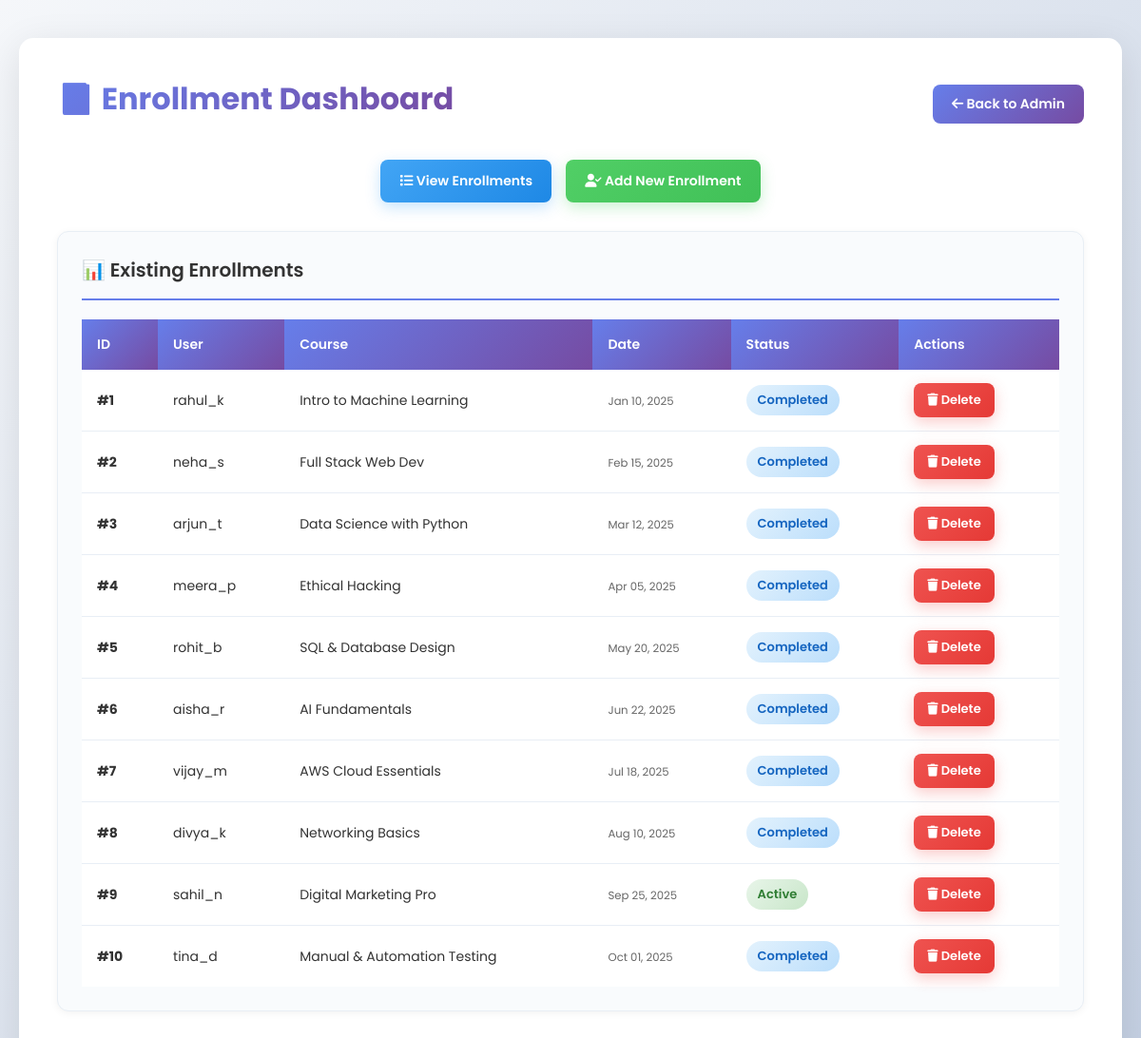
/enrollments (signed in), run on the app's committed database.
### app/models.py (models this page shows, shortened)
class Enrollments(db.Model):
    enrollment_id = db.Column(db.Integer, primary_key=True)
    user_id = db.Column(db.Integer, db.ForeignKey('users.user_id'))
    course_id = db.Column(db.Integer, db.ForeignKey('courses.course_id'))
    enrollment_date = db.Column(db.DateTime, default=datetime.utcnow)
    status = db.Column(db.String(20), default='Active')
    def update_status(self):
        if not self.course:
            return
        duration_days = self.course.get_duration_days()
        end_date = self.enrollment_date + timedelta(days=duration_days)
        today = datetime.utcnow()
        if today < self.enrollment_date:
            self.status = "Upcoming"
        elif today > end_date:
            self.status = "Completed"
        else:
            self.status = "Active"

class Users(UserMixin, db.Model):
    user_id = db.Column(db.Integer, primary_key=True)
    username = db.Column(db.String(50))
    email = db.Column(db.String(100))
    password = db.Column(db.String(50))
    enrollments = db.relationship('Enrollments', backref='user', lazy=True)

class Courses(db.Model):
    course_id = db.Column(db.Integer, primary_key=True)
    course_name = db.Column(db.String(100))
    instructor_id = db.Column(db.Integer, db.ForeignKey('instructors.instructor_id'))
    duration = db.Column(db.String(20))  # Example: "8 weeks"
    enrollments = db.relationship('Enrollments', backref='course', lazy=True)
    def get_duration_days(self):
        if not self.duration:
            return 0
        parts = self.duration.split()
        try:
            number = int(parts[0])
            unit = parts[1].lower()
            if "week" in unit:
                return number * 7
            elif "day" in unit:
                return number
            elif "month" in unit:
                return number * 30
            else:
                return number
        except Exception:
            return 0

### app/routes/auth.py (the view)
@auth.route('/enrollments')
@login_required
def enrollment_dashboard():
    data = Enrollments.query.all()
    for e in data:
        e.update_status()
    db.session.commit()
    return render_template('Enrollment_dashboard.html', data=data)

### app/routes/auth.py (called while the page is built)
def login_required(f):
    @wraps(f)
    def decorated(*args, **kwargs):
        if current_user.is_authenticated or ('admin' in session):
            return f(*args, **kwargs)
        flash('Please log in to access that page.', 'error')
        return redirect(url_for('auth.login'))
    return decorated

### app/templates/Enrollment_dashboard.html (shortened to what this page needs)
{% extends "base.html" %}
{% block content %}
<div class="container">
  <div style="display: flex; justify-content: space-between; align-items: center; margin-bottom: 30px;">
    <h1>📘 Enrollment Dashboard</h1>
    <a href="{{ url_for('auth.admin_dashboard') }}" style="text-decoration: none;">
      <button style="background: linear-gradient(135deg, #667eea 0%, #764ba2 100%); color: white; padding: 10px 20px; border: none; border-radius: 8px; cursor: pointer; font-weight: 600; transition: all 0.3s ease;">
        <i class="fas fa-arrow-left"></i> Back to Admin
      </button>
    </a>
  </div>
  <div class="add-btn-container" style="display: flex; gap: 15px; justify-content: center; margin-bottom: 30px;">
    <a href="{{ url_for('auth.enrollment_dashboard') }}" style="text-decoration: none;">
      <button id="viewBtn" class="view-btn" style="font-weight: 600;">
        <i class="fas fa-list"></i> View Enrollments
      </button>
    </a>
    <a href="{{ url_for('auth.add_enrollment_page') }}" style="text-decoration: none;">
      <button id="addBtn" class="insert-btn" style="font-weight: 600;">
        <i class="fas fa-user-check"></i> Add New Enrollment
      </button>
    </a>
  </div>
  <div id="viewForm" class="card" style="animation: fadeInUp 0.3s ease-out;">
    <h2>📊 Existing Enrollments</h2>
    <table>
      <thead>
        <tr>
          <th>ID</th>
          <th>User</th>
          <th>Course</th>
          <th>Date</th>
          <th>Status</th>
          <th>Actions</th>
        </tr>
      </thead>
      <tbody>
        {% for e in data %}
        <tr>
          <td><strong>#{{ e.enrollment_id }}</strong></td>
          <td>{{ e.user.username }}</td>
          <td>{{ e.course.course_name }}</td>
          <td>
            <small style="color: #666;">
              {{ e.enrollment_date.strftime('%b %d, %Y') if e.enrollment_date else 'N/A' }}
            </small>
          </td>
          <td>
            <span class="status {{ e.status|lower }}">
              {{ e.status }}
            </span>
          </td>
          <td>
            <button onclick="confirmDelete({{ e.enrollment_id }})" class="delete-btn" title="Delete enrollment">
              <i class="fas fa-trash"></i> Delete
            </button>
          </td>
        </tr>
        {% endfor %}
      </tbody>
    </table>
  </div>
</div>
{% endblock %}

### app/static/css/style.css (style rules this page uses)
* { margin: 0; padding: 0; box-sizing: border-box; }
body { font-family: 'Poppins', sans-serif; background: #f0f2f5; color: #333; min-height: 100vh; }
.container { background: white; border-radius: 15px; padding: 40px; box-shadow: 0 10px 40px rgba(0, 0, 0, 0.1); animation: fadeInUp 0.6s ease-out; }
.container h1 { font-size: 32px; font-weight: 700; margin-bottom: 10px; background: linear-gradient(135deg, #667eea 0%, #764ba2 100%); -webkit-background-clip: text; -webkit-text-fill-color: transparent; background-clip: text; }
.container h2 { font-size: 24px; font-weight: 600; color: #333; margin-bottom: 20px; padding-bottom: 15px; border-bottom: 2px solid #667eea; }
button, .btn { font-family: 'Poppins', sans-serif; border: none; border-radius: 8px; padding: 12px 20px; font-weight: 600; cursor: pointer; transition: all 0.3s ease; font-size: 14px; text-decoration: none; display: inline-block; }
.insert-btn { background: linear-gradient(135deg, #51cf66 0%, #40c057 100%); color: white; box-shadow: 0 5px 15px rgba(81, 207, 102, 0.3); }
.view-btn { background: linear-gradient(135deg, #42a5f5 0%, #1e88e5 100%); color: white; box-shadow: 0 5px 15px rgba(66, 165, 245, 0.3); }
.delete-btn { background: linear-gradient(135deg, #ef5350 0%, #e53935 100%); color: white; box-shadow: 0 5px 15px rgba(239, 83, 80, 0.3); padding: 8px 14px; font-size: 13px; }
.add-btn-container { margin: 30px 0; text-align: center; }
.card { background: #f9fbfd; border-radius: 12px; padding: 25px; margin: 20px 0; border: 1px solid #e8eef5; box-shadow: 0 2px 8px rgba(0, 0, 0, 0.05); }
.card h2 { font-size: 20px; color: #333; margin-bottom: 20px; font-weight: 600; }
table { width: 100%; border-collapse: collapse; margin-top: 20px; background: white; }
th { background: linear-gradient(135deg, #667eea 0%, #764ba2 100%); color: white; padding: 16px; text-align: left; font-weight: 600; font-size: 14px; }
td { padding: 14px 16px; border-bottom: 1px solid #e8eef5; font-size: 14px; }
tr:last-child td { border-bottom: none; }
td button, td a button { margin-right: 8px; }
.status { padding: 6px 12px; border-radius: 20px; font-size: 13px; font-weight: 600; display: inline-block; }
.status.active { background: linear-gradient(135deg, #e8f5e9 0%, #c8e6c9 100%); color: #2e7d32; }
.status.completed { background: linear-gradient(135deg, #e3f2fd 0%, #bbdefb 100%); color: #1565c0; }

### data on the page
Enrollments: enrollment_id "1", user.username "rahul_k", course.course_name "Intro to Machine Learning", enrollment_date "Jan 10, 2025", status "Completed"
Enrollments: enrollment_id "2", user.username "neha_s", course.course_name "Full Stack Web Dev", enrollment_date "Feb 15, 2025", status "Completed"
Enrollments: enrollment_id "3", user.username "arjun_t", course.course_name "Data Science with Python", enrollment_date "Mar 12, 2025", status "Completed"
Enrollments: enrollment_id "4", user.username "meera_p", course.course_name "Ethical Hacking", enrollment_date "Apr 05, 2025", status "Completed"
Enrollments: enrollment_id "5", user.username "rohit_b", course.course_name "SQL & Database Design", enrollment_date "May 20, 2025", status "Completed"
Enrollments: enrollment_id "6", user.username "aisha_r", course.course_name "AI Fundamentals", enrollment_date "Jun 22, 2025", status "Completed"
Enrollments: enrollment_id "7", user.username "vijay_m", course.course_name "AWS Cloud Essentials", enrollment_date "Jul 18, 2025", status "Completed"
Enrollments: enrollment_id "8", user.username "divya_k", course.course_name "Networking Basics", enrollment_date "Aug 10, 2025", status "Completed"
Enrollments: enrollment_id "9", user.username "sahil_n", course.course_name "Digital Marketing Pro", enrollment_date "Sep 25, 2025", status "Active"
Enrollments: enrollment_id "10", user.username "tina_d", course.course_name "Manual & Automation Testing", enrollment_date "Oct 01, 2025", status "Completed"
